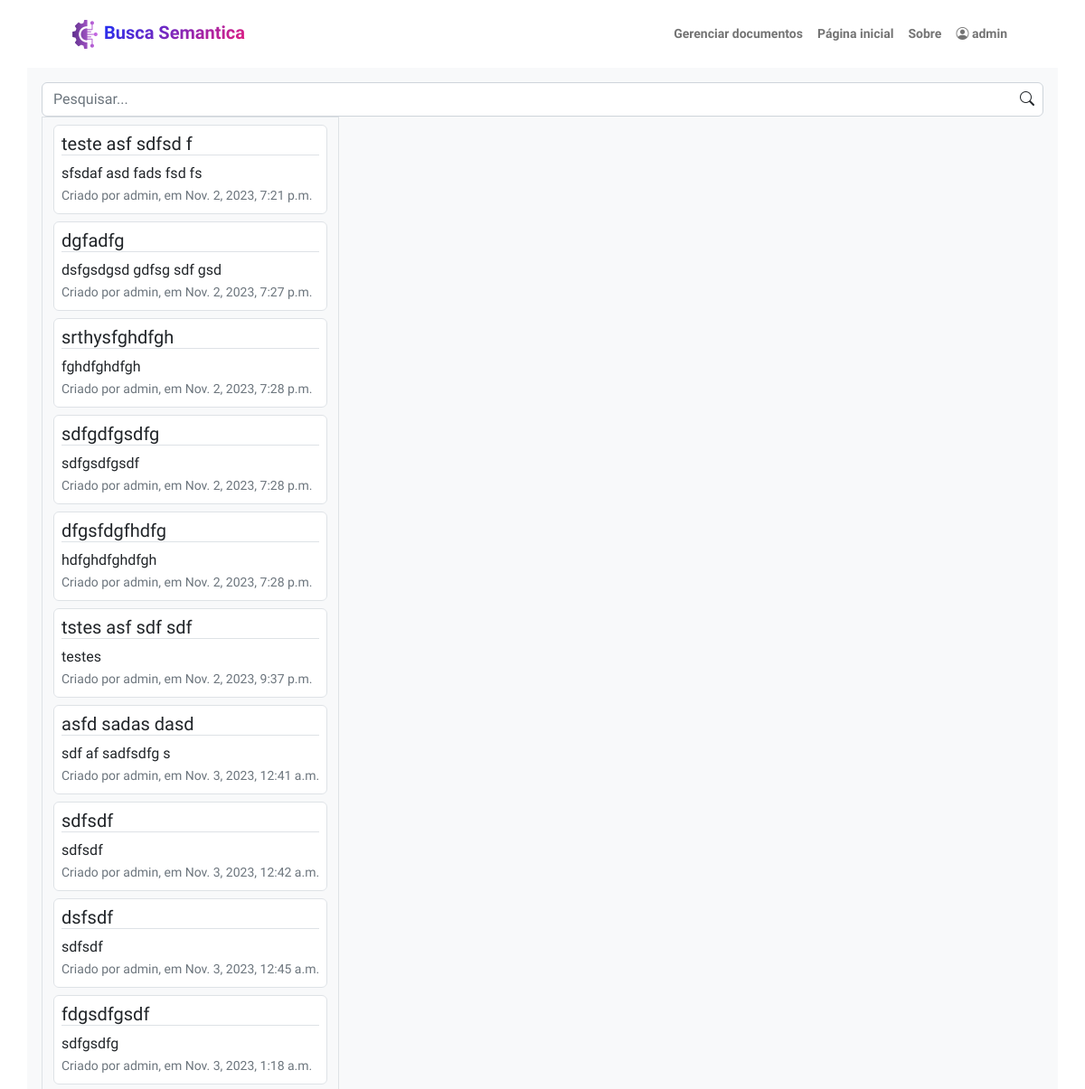
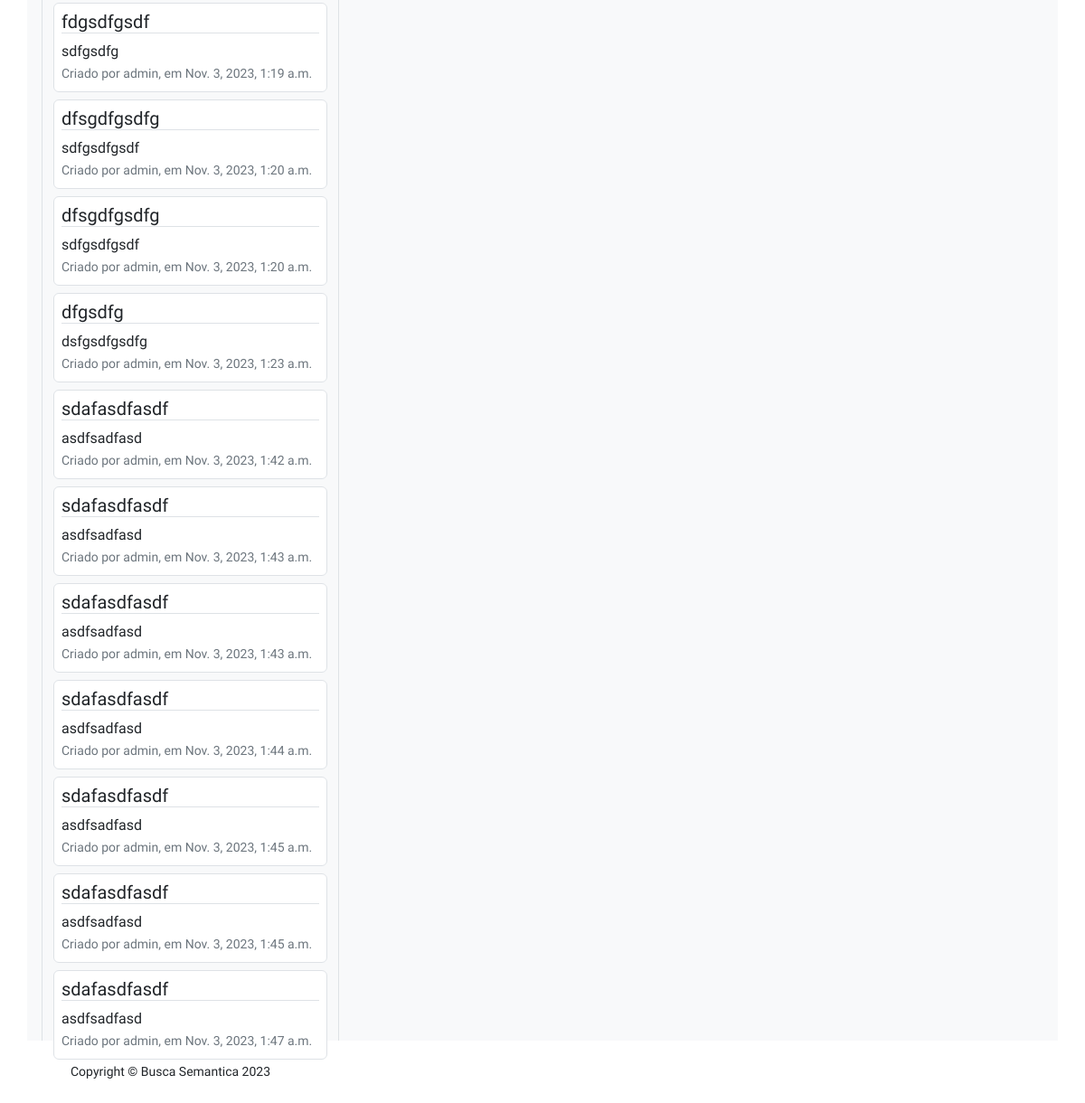
Before: / (signed in) with the older database file (2 pictures, top to bottom).
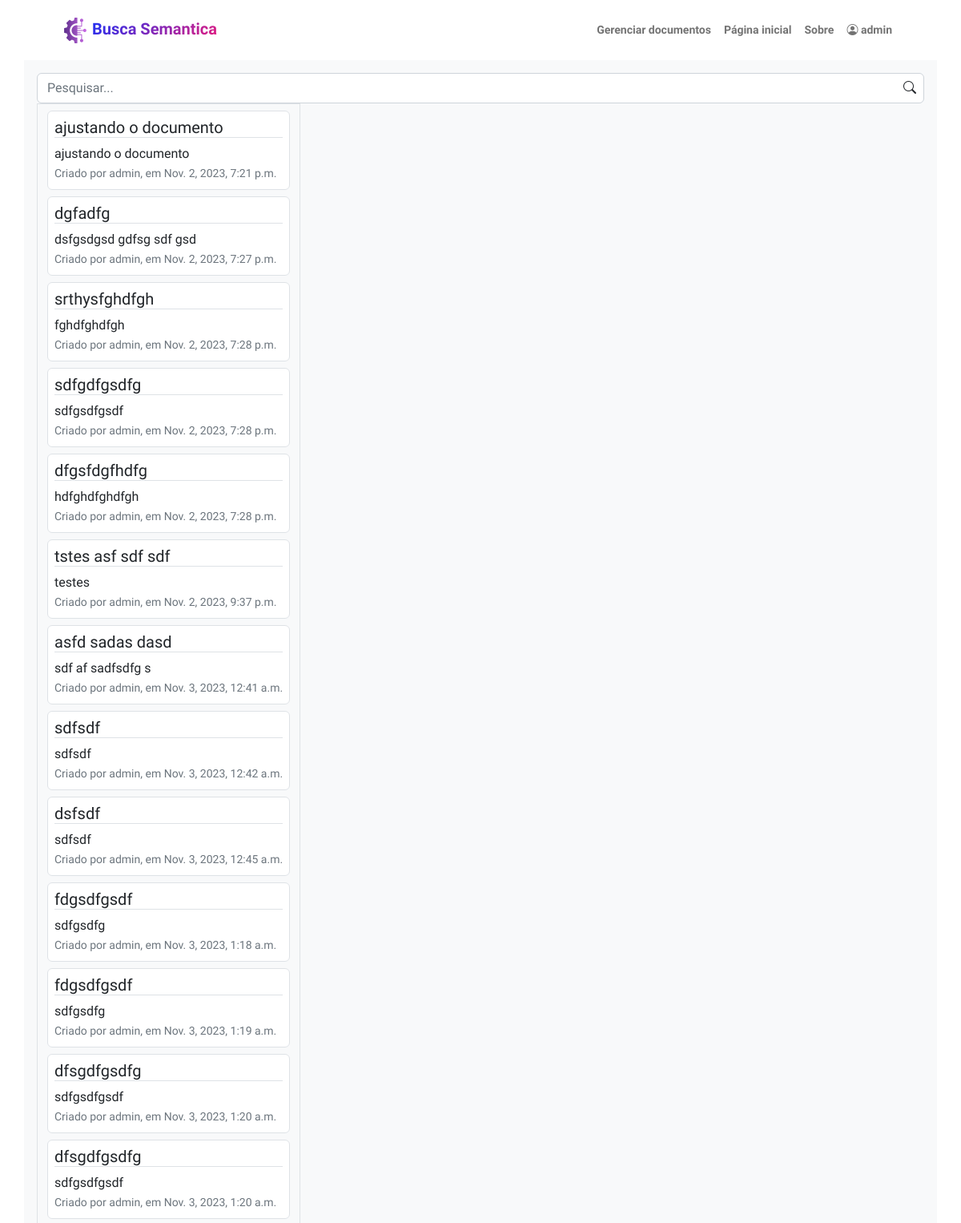
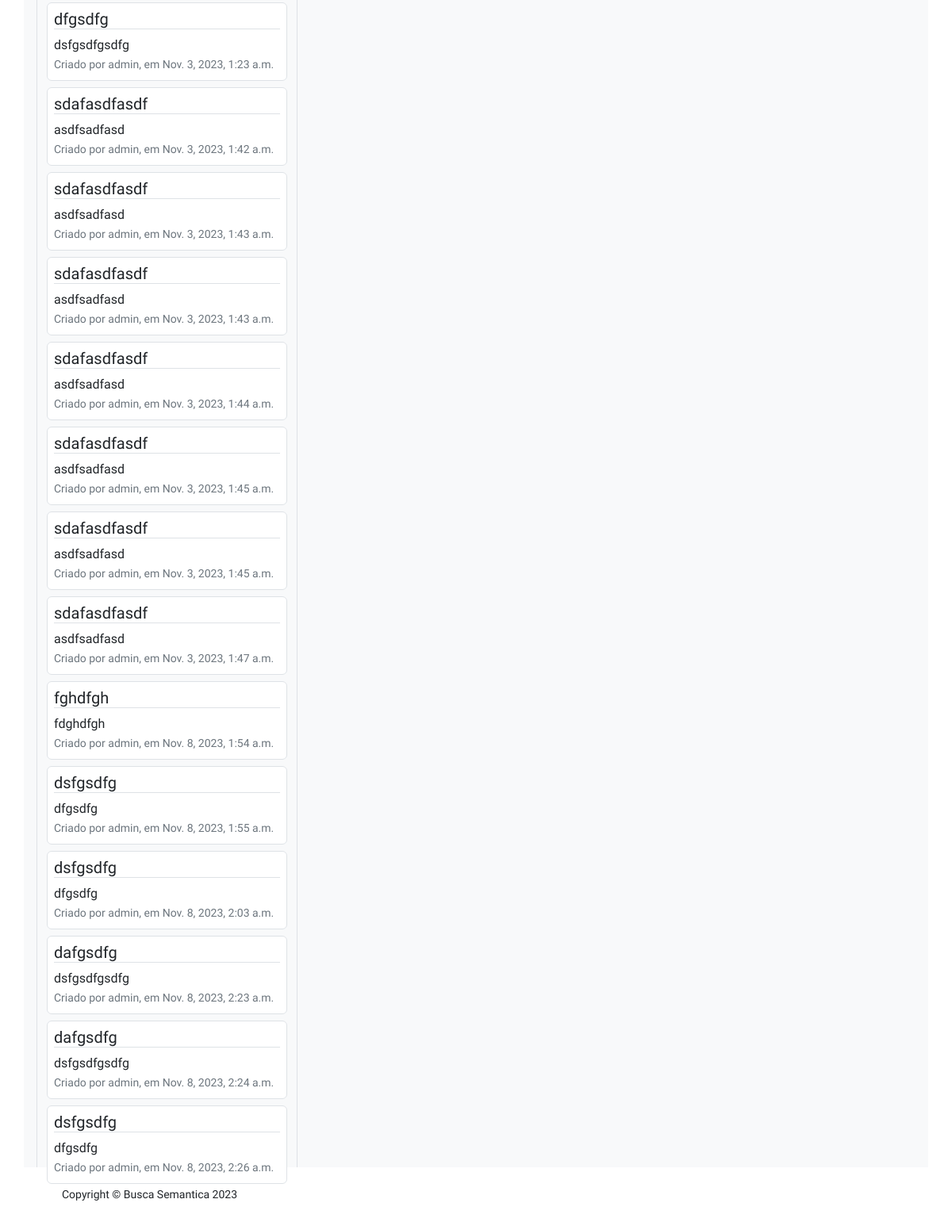
After: the same page with the newer database file (2 pictures, top to bottom).
### documents/models.py (models this page shows, shortened)
class File(models.Model):
    id = models.AutoField(verbose_name="Seq.", primary_key=True, auto_created=True)
    name = models.CharField(verbose_name='Nome', max_length=255)
    file = models.FileField(verbose_name='Arquivo')
    description = models.TextField(verbose_name='Descrição', max_length=255)
    id_folder = models.ForeignKey(Folder, on_delete=models.PROTECT, verbose_name='Pasta')
    dt_created = models.DateTimeField(verbose_name='Data de criação', auto_now_add=True, null=True)
    dt_updated = models.DateTimeField(verbose_name='Data de atualização', auto_now=True, null=True)
    user_created = models.ForeignKey(User, on_delete= models.CASCADE, verbose_name='Criado por: ', related_name='usuario_criacao', null=True)
    user_updated = models.ForeignKey(User, on_delete= models.CASCADE, verbose_name='Atualizado por: ', related_name='usuario_atualizacao', null=True)

### search/views.py (the view)
# urls.py: path('', include('search.urls'), name='search'),
def search(request):
    if not request.user.is_authenticated:
        return render(request, "BuscaSemantica/about.html")
    if request.POST:
        files =  File.objects.all()
    return render(request, 'search/search.html', {'files' : File.objects.all()})

### search/templates/search/search.html (shortened to what this page needs)
{% extends "BuscaSemantica/base.html" %}
{% block content %}
{% load controllForms %}
<div class="container p-3 bg-light h-100">
    <div class="inner-addon right-addon">
        <input class="form-control" id="name" type="text" onsubmit="return false" placeholder="Pesquisar..." data-sb-validations="required" />
    </div>
    <div class="d-flex flex-row h-100">
        <div class='border overflow-auto' >
            <div class="container flex-row h-100 pt-2">
                {% for row in files %}
                    <div class="card border p-2 d-flex flex-column mb-2">
                        <div class="card-title border-bottom h5">
                            {{row.name}}
                        </div>
                        <div class="card-content">
                            {{row.description}}
                        </div>
                        <p class="card-text"><small class="text-muted">
                            Criado por {{row.user_created}}, em {{row.dt_created}}
                        </small></p>
                    </div>
                {% endfor %}
            </div>
        </div>
    </div>
</div>
{% endblock %}

Changed rows visible on the page:
changed File: name "teste asf sdfsd f" → "ajustando o documento"; description "sfsdaf asd fads fsd fs" → "ajustando o documento"
added File: name "fghdfgh", description "fdghdfgh", user_created "admin", dt_created "Nov. 8, 2023, 1:54 a.m."
added File: name "dsfgsdfg", description "dfgsdfg", user_created "admin", dt_created "Nov. 8, 2023, 1:55 a.m."
added File: name "dsfgsdfg", description "dfgsdfg", user_created "admin", dt_created "Nov. 8, 2023, 2:03 a.m."
added File: name "dafgsdfg", description "dsfgsdfgsdfg", user_created "admin", dt_created "Nov. 8, 2023, 2:23 a.m."
added File: name "dafgsdfg", description "dsfgsdfgsdfg", user_created "admin", dt_created "Nov. 8, 2023, 2:24 a.m."
added File: name "dsfgsdfg", description "dfgsdfg", user_created "admin", dt_created "Nov. 8, 2023, 2:26 a.m."
